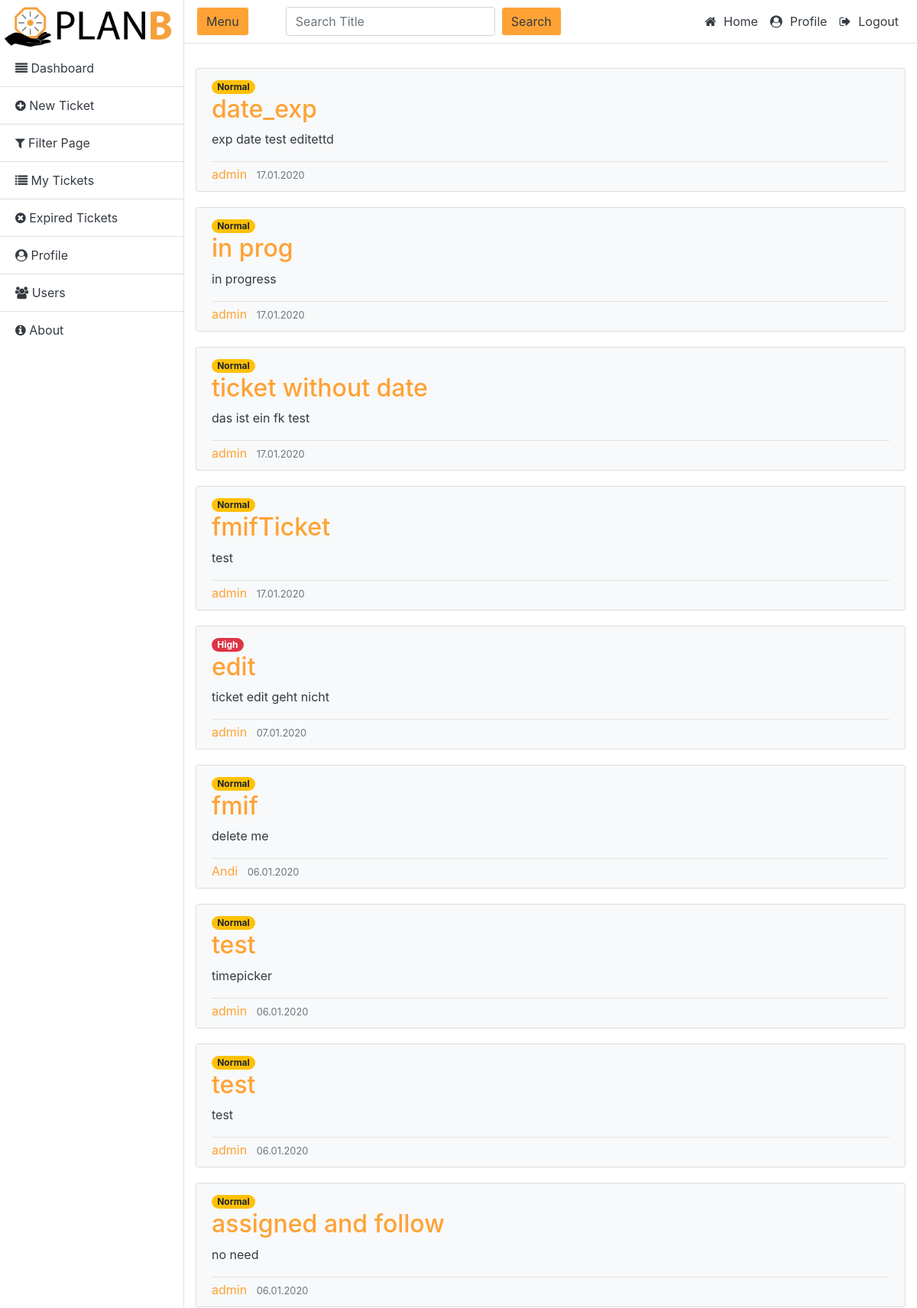
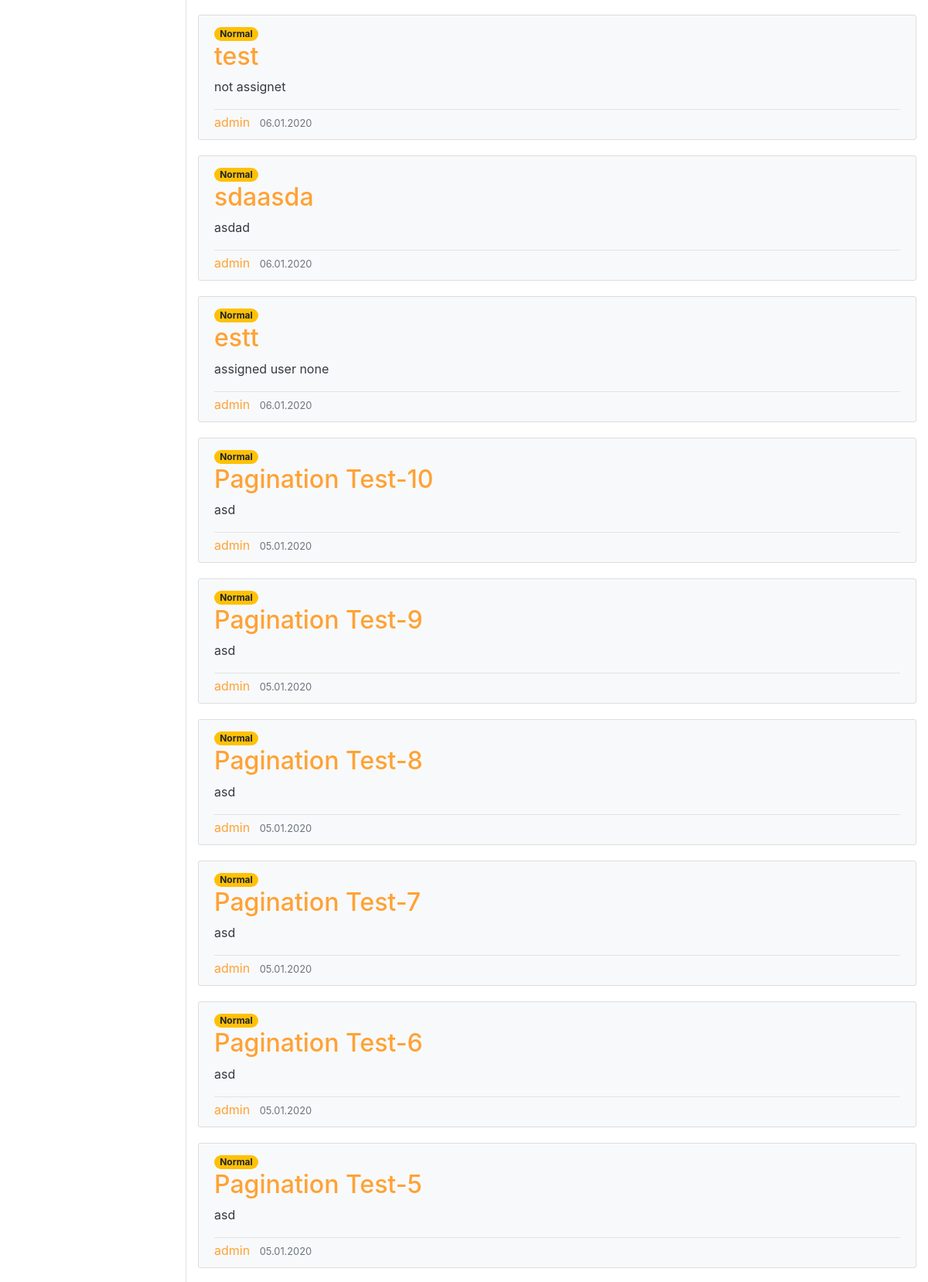
The app's page / (signed in, upper part) with its own data (2 pictures, top to bottom).
### ticket/models.py (models this page shows, shortened)
class Ticket(models.Model):
    title = models.CharField(max_length=200)
    description = models.TextField()
    date_posted = models.DateTimeField(default=timezone.now)
    date_expire = models.DateTimeField(blank=True, null=True)
    last_modified = models.DateTimeField(auto_now=True)
    author = models.ForeignKey(User, on_delete=models.CASCADE, default=User)
    status = models.CharField(max_length=2, choices=StatusChoice.choices, default=StatusChoice.Open)
    type = models.CharField(max_length=2, choices=TypeChoice.choices, default=TypeChoice.Incident)
    priority = models.CharField(max_length=2, choices=PriorityChoice.choices, default=PriorityChoice.Normal)
    ticket_follower = models.ManyToManyField(User, related_name='ticket_follower', blank=True)
    assigned_user = models.ForeignKey(User, related_name='assigned_user', on_delete=models.SET_NULL, null=True, blank=True)

### ticket/views.py (the view)
# urls.py: path('', views.TicketListView.as_view(), name='ticket-home'),
class TicketListView(LoginRequiredMixin, ListView):
    model = Ticket
    template_name = 'ticket/home.html'  # <app>/<model>_<viewtype>.html
    context_object_name = 'tickets'
    ordering = ['-date_posted']
    def get_queryset(self):
        qs = super().get_queryset()
        tstatus = self.request.GET.get('status')
        ttype = self.request.GET.get('type')
        tprio = self.request.GET.get('priority')
        tfilter = self.request.GET.get('filter')
        if tstatus and tstatus != '*':
            qs = qs.filter(status__exact=tstatus)
        if ttype and ttype != '*':
            qs = qs.filter(type__exact=ttype)
        if tprio and tprio != '*':
            qs = qs.filter(priority__exact=tprio)
        if tfilter and tfilter != '':
            qs = qs.filter(Q(title__contains=tfilter) | Q(description__contains=tfilter))
        return qs

### ticket/templates/ticket/home.html
{% extends "ticket/base.html" %}
{% block content %}
    {% for ticket in tickets %}
       <article class="media content-section planb-window planb-text mt-3">
          <div class="media-body">
            <div >
              {% if ticket.priority == 'LW' %}
                <span class="badge badge-pill badge-success">
              {% elif ticket.priority == 'N' %}
                <span class="badge badge-pill badge-warning">
              {% else %}
                <span class="badge badge-pill badge-danger">
              {% endif %}
              {{ ticket.get_priority_display  }}</span>
            </div>
            <h2><a class="article-title planb-heading" href="{% url 'ticket-detail' ticket.id %}">{{ ticket.title }}</a></h2>
            <p class="article-content">{{ ticket.description|truncatechars:100 }}</p>
            <div class="article-metadata"></div>
              <a class="mr-2 planb-heading" href="#">{{ ticket.author }}</a>
              <small class="text-muted">{{ ticket.date_posted|date:"d.m.Y" }}</small>
          </div>
        </article>
    {% endfor %}
{% endblock content %}

### ticket/templates/ticket/base.html (shortened to what this page needs)
{% load static %}
<!DOCTYPE html>
<html>
<head>
    <link rel="stylesheet" href="https://stackpath.bootstrapcdn.com/bootstrap/4.4.1/css/bootstrap.min.css">
    <link rel="stylesheet" type="text/css" href="{%  static 'ticket/main.css' %}">
    <link rel="stylesheet" type="text/css" href="{%  static 'ticket/sidebar.css' %}">
    <link href="//maxcdn.bootstrapcdn.com/font-awesome/4.7.0/css/font-awesome.min.css" rel="stylesheet">
    <link rel="stylesheet" href="https://cdnjs.cloudflare.com/ajax/libs/tempusdominus-bootstrap-4/5.1.2/css/tempusdominus-bootstrap-4.min.css" />
</head>
 <body>
  <div class="d-flex planb-bg" id="wrapper">
    <div class="planb-bg border-right" id="sidebar-wrapper">
      <img width="230" src="{{ MEDIA_ROOT }}/media/Logo_planB.png"/>
      <div class="list-group list-group-flush">
        <a href="{% url 'ticket-home' %}" class="list-group-item list-group-item-action planb-bg planb-link"><i class="fa fa-align-justify"></i> Dashboard</a>
        {% if user.is_authenticated %}
            <a href="{% url 'ticket-create' %}" class="list-group-item list-group-item-action planb-bg planb-link"><i class="fa fa-plus-circle"></i> New Ticket</a>
            <a href="{% url 'ticket-search' %}" class="list-group-item list-group-item-action planb-bg planb-link"><i class="fa fa-filter"></i> Filter Page</a>
            <a href="{% url 'ticket-search' %}?assigned_user={{ user.pk }}" class="list-group-item list-group-item-action planb-bg planb-link"><i class="fa fa-list"></i> My Tickets</a>
            <a href="{% url 'ticket-search' %}?date_expire__lt={% now "m/d/Y" %}" class="list-group-item list-group-item-action planb-bg planb-link"><i class="fa fa-times-circle"></i> Expired Tickets</a>
            <a href="{% url 'user-profile'%}" class="list-group-item list-group-item-action planb-bg planb-link"><i class="fa fa-user-circle"></i> Profile</a>
            <a href="{% url 'user-all' %}" class="list-group-item list-group-item-action planb-bg planb-link"><i class="fa fa-users"></i> Users</a>
        {% endif %}
        <a href="{% url 'ticket-about' %}" class="list-group-item list-group-item-action planb-bg planb-link"><i class="fa fa-info-circle"></i> About</a>
      </div>
    </div>
    <div id="page-content-wrapper">
      <nav class="navbar navbar-expand-lg navbar-dark planb-bg border-bottom">
        <button class="btn bg-orange btn-outline-light planb-text mr-5" id="menu-toggle">Menu</button>
      {% if user.is_authenticated %}
          <form class="form-inline" action="{% url 'ticket-search' %}">
            <input class="form-control mr-sm-2 planb-bg planb-text" type="text" name="title__icontains" placeholder="Search Title">
            <button class="btn bg-orange btn-outline-light planb-text mr-5"  type="submit">Search</button>
          </form>
      {% endif %}
        <div class="collapse navbar-collapse" id="navbarSupportedContent">
          <ul class="navbar-nav ml-auto mt-2 mt-lg-0">
            <li class="nav-item active">
              <a class="nav-link planb-link" href="{% url 'ticket-home' %}"><i class="fa fa-home" style="padding-right: 10px"></i>Home <span class="sr-only">(current)</span></a>
            </li>
            {% if user.is_authenticated %}
                <li class="nav-item"><a class="nav-item nav-link planb-link" href="{% url 'user-profile' %}"><i class="fa fa-user-circle" style="padding-right: 10px"></i>Profile</a></li>
                <li class="nav-item"><a class="nav-item nav-link planb-link" href="{% url 'logout' %}"><i class="fa fa-sign-out" style="padding-right: 10px"></i>Logout</a></li>
            {% endif %}
          </ul>
        </div>
      </nav>
      <main role="main" class="container">
      <div class="row">
        <div class="col-md-12 mt-3">
            {% block content %}{% endblock %}
        </div>
      </div>
    </main>
    </div>
  </div>
  </body>
</html>

### ticket/static/ticket/main.css (style rules this page uses)
body { background: #fafafa; color: #333333; }
h1, h2, h3, h4, h5, h6 { color: #444444; }
ul { margin: 0; }
.content-section { background: #ffffff; padding: 10px 20px; border: 1px solid #dddddd; border-radius: 3px; margin-bottom: 20px; }
.article-title { color: #444444; }
.article-content { white-space: pre-line; }
.article-metadata { padding-bottom: 1px; margin-bottom: 4px; border-bottom: 1px solid #e3e3e3 }
.bg-orange { background: #ffa235; }
.planb-bg { background: #ffffff; }
.planb-window { background-color: #f8f9fa!important }
.planb-text { color: #343a40!important }
.planb-link { color: #343a40!important }
.planb-heading { color: #ffa235 !important }

### ticket/static/ticket/sidebar.css (style rules this page uses)
body { overflow-x: hidden; }
#sidebar-wrapper { min-height: 100vh; margin-left: -15rem; -webkit-transition: margin .25s ease-out; -moz-transition: margin .25s ease-out; -o-transition: margin .25s ease-out; transition: margin .25s ease-out; }
#sidebar-wrapper .list-group { width: 15rem; }
#page-content-wrapper { min-width: 100vw; }
@media (min-width: 768px) { #sidebar-wrapper { margin-left: 0; } }
@media (min-width: 768px) { #page-content-wrapper { min-width: 0; width: 100%; } }

### records on screen
Ticket: priority "Normal", title "date_exp", description "exp date test editettd", author "admin", date_posted "17.01.2020"
Ticket: priority "Normal", title "in prog", description "in progress", author "admin", date_posted "17.01.2020"
Ticket: priority "Normal", title "ticket without date", description "das ist ein fk test", author "admin", date_posted "17.01.2020"
Ticket: priority "Normal", title "fmifTicket", description "test", author "admin", date_posted "17.01.2020"
Ticket: priority "High", title "edit", description "ticket edit geht nicht", author "admin", date_posted "07.01.2020"
Ticket: priority "Normal", title "fmif", description "delete me", author "Andi", date_posted "06.01.2020"
Ticket: priority "Normal", title "test", description "timepicker", author "admin", date_posted "06.01.2020"
Ticket: priority "Normal", title "test", description "test", author "admin", date_posted "06.01.2020"
Ticket: priority "Normal", title "assigned and follow", description "no need", author "admin", date_posted "06.01.2020"
Ticket: priority "Normal", title "test", description "not assignet", author "admin", date_posted "06.01.2020"
Ticket: priority "Normal", title "sdaasda", description "asdad", author "admin", date_posted "06.01.2020"
Ticket: priority "Normal", title "estt", description "assigned user none", author "admin", date_posted "06.01.2020"
Ticket: priority "Normal", title "Pagination Test-10", description "asd", author "admin", date_posted "05.01.2020"
Ticket: priority "Normal", title "Pagination Test-9", description "asd", author "admin", date_posted "05.01.2020"
Ticket: priority "Normal", title "Pagination Test-8", description "asd", author "admin", date_posted "05.01.2020"
Ticket: priority "Normal", title "Pagination Test-7", description "asd", author "admin", date_posted "05.01.2020"
Ticket: priority "Normal", title "Pagination Test-6", description "asd", author "admin", date_posted "05.01.2020"
Ticket: priority "Normal", title "Pagination Test-5", description "asd", author "admin", date_posted "05.01.2020"
